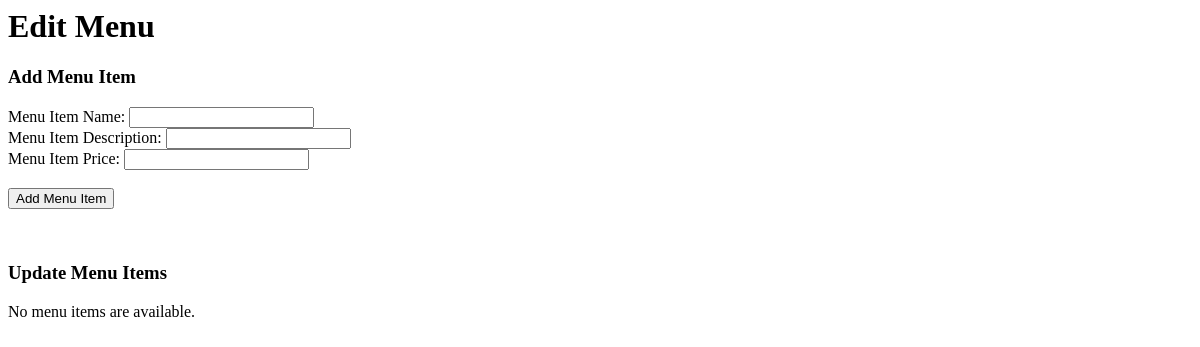
The app's page /website/restaurant/edit_menu/8/, older data.
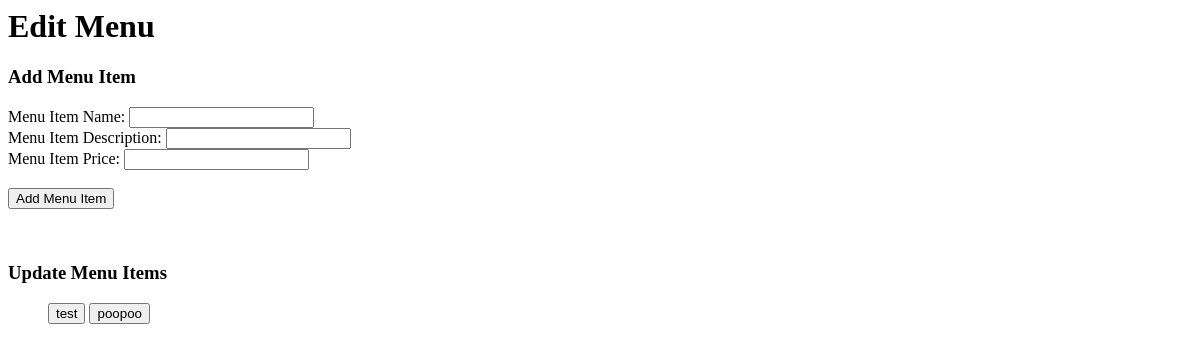
The same page, newer data.
### website/models.py (models this page shows, shortened)
class MenuItem(models.Model):
    restaurant = models.ForeignKey(Restaurant, on_delete=models.CASCADE)
    menu_item_name = models.CharField(max_length=200)
    menu_item_description = models.CharField(max_length=200)
    menu_item_price = models.FloatField(default=0)

### website/views.py (the view)
# urls.py: path('restaurant/edit_menu/<int:restaurant_id>/', views.add_menu_item, name='addmenuitem'),
def add_menu_item(request, restaurant_id):
    restaurant = get_object_or_404(Restaurant, pk=restaurant_id)
    menu_list = MenuItem.objects.filter(restaurant__pk = restaurant_id)
    if request.method == 'POST':
        form = AddMenuItemForm(request.POST)
        if form.is_valid():
            database = MenuItem.objects.create(
            restaurant = restaurant,
            menu_item_name = form.cleaned_data['menuitemname'],
            menu_item_description = form.cleaned_data['menuitemdescription'],
            menu_item_price = form.cleaned_data['menuitemprice']
            )
            database.save()
            url = '/website/restaurant/' + str(restaurant_id)
            return HttpResponseRedirect(url)
    else:
        form = AddMenuItemForm()
        context = {'form' : form, 'menu_list' : menu_list, 'restaurant_id' : restaurant_id}
    return render(request, 'website/edit_menu.html', context)

### website/forms.py
class AddMenuItemForm(forms.Form):
    menuitemname = forms.CharField(label='menuitemname',max_length=50, required=True)
    menuitemdescription = forms.CharField(label='menuitemdescription', max_length=50, required=True)
    menuitemprice = forms.FloatField(label='menuitemprice', required=True)

### website/templates/website/edit_menu.html (shortened to what this page needs)
<h1>Edit Menu</h1>
<h3>Add Menu Item</h3>
<form id="form" method="post">
    {% block content-1 %}
    <form method="POST" class="form-group">
    <label for="menuitemname">Menu Item Name: </label>
    <input id="menuitemname" type="text" name="menuitemname" maxlength="100" required> <br>
    <label for="menuitemdescription">Menu Item Description: </label>
    <input id="menuitemdescription" type="text" name="menuitemdescription" maxlength="500" required> <br>
    <label for="menuitemprice">Menu Item Price: </label>
    <input id="menuitemprice" type="text" name="menuitemprice" maxlength="100" required> <br> <br>
    <button type="submit" name="add" class="btn btn-success">Add Menu Item</button>
    </form>
    {% endblock %}
</form>
<h3>Update Menu Items</h3>
    {% if menu_list %}
        <ul>
        {% for menu_item in menu_list %}
            <button onclick="location.href='/website/restaurant/edit_menu_item/{{ menu_item.id }}';">{{ menu_item.menu_item_name}}</button>
        {% endfor %}
        </ul>
    {% else %}
        <p>No menu items are available.</p>
    {% endif %}

Row changes from the older to the newer data that the page shows:
added MenuItem: menu_item_name "test"
added MenuItem: menu_item_name "poopoo"
Text that changed along with them:
text no longer shown: "No menu items are available."
